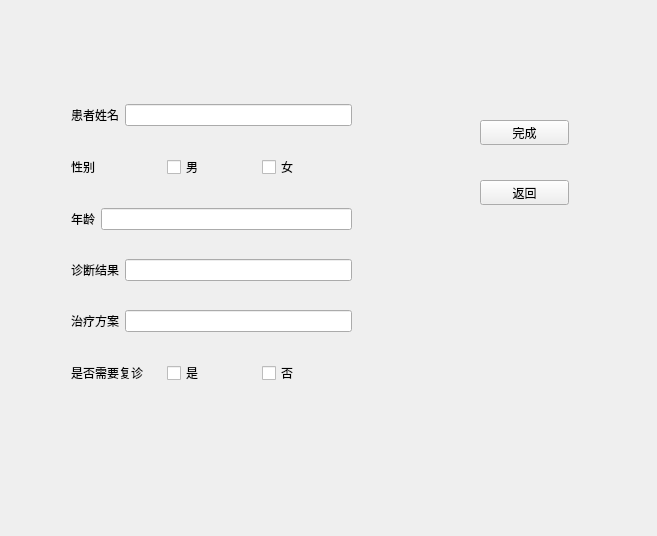
<?xml version="1.0" encoding="UTF-8"?>
<ui version="4.0">
 <class>Form</class>
 <widget class="QWidget" name="Form">
  <property name="geometry">
   <rect>
    <x>0</x>
    <y>0</y>
    <width>657</width>
    <height>536</height>
   </rect>
  </property>
  <property name="windowTitle">
   <string>Form</string>
  </property>
  <widget class="QPushButton" name="pushButton">
   <property name="geometry">
    <rect>
     <x>480</x>
     <y>120</y>
     <width>89</width>
     <height>25</height>
    </rect>
   </property>
   <property name="text">
    <string>完成</string>
   </property>
  </widget>
  <widget class="QPushButton" name="pushButton_2">
   <property name="geometry">
    <rect>
     <x>480</x>
     <y>180</y>
     <width>89</width>
     <height>25</height>
    </rect>
   </property>
   <property name="text">
    <string>返回</string>
   </property>
  </widget>
  <widget class="QWidget" name="">
   <property name="geometry">
    <rect>
     <x>71</x>
     <y>81</y>
     <width>281</width>
     <height>331</height>
    </rect>
   </property>
   <layout class="QVBoxLayout" name="verticalLayout">
    <item>
     <layout class="QHBoxLayout" name="horizontalLayout">
      <item>
       <widget class="QLabel" name="label">
        <property name="text">
         <string>患者姓名</string>
        </property>
       </widget>
      </item>
      <item>
       <widget class="QLineEdit" name="lineEdit"/>
      </item>
     </layout>
    </item>
    <item>
     <layout class="QHBoxLayout" name="horizontalLayout_2">
      <item>
       <widget class="QLabel" name="label_2">
        <property name="text">
         <string>性别</string>
        </property>
       </widget>
      </item>
      <item>
       <widget class="QCheckBox" name="checkBox">
        <property name="text">
         <string>男</string>
        </property>
       </widget>
      </item>
      <item>
       <widget class="QCheckBox" name="checkBox_2">
        <property name="text">
         <string>女</string>
        </property>
       </widget>
      </item>
     </layout>
    </item>
    <item>
     <layout class="QHBoxLayout" name="horizontalLayout_3">
      <item>
       <widget class="QLabel" name="label_3">
        <property name="text">
         <string>年龄</string>
        </property>
       </widget>
      </item>
      <item>
       <widget class="QLineEdit" name="lineEdit_2"/>
      </item>
     </layout>
    </item>
    <item>
     <layout class="QHBoxLayout" name="horizontalLayout_4">
      <item>
       <widget class="QLabel" name="label_4">
        <property name="text">
         <string>诊断结果</string>
        </property>
       </widget>
      </item>
      <item>
       <widget class="QLineEdit" name="lineEdit_3"/>
      </item>
     </layout>
    </item>
    <item>
     <layout class="QHBoxLayout" name="horizontalLayout_5">
      <item>
       <widget class="QLabel" name="label_5">
        <property name="text">
         <string>治疗方案</string>
        </property>
       </widget>
      </item>
      <item>
       <widget class="QLineEdit" name="lineEdit_4"/>
      </item>
     </layout>
    </item>
    <item>
     <layout class="QHBoxLayout" name="horizontalLayout_6">
      <item>
       <widget class="QLabel" name="label_6">
        <property name="text">
         <string>是否需要复诊</string>
        </property>
       </widget>
      </item>
      <item>
       <widget class="QCheckBox" name="checkBox_3">
        <property name="text">
         <string>是</string>
        </property>
       </widget>
      </item>
      <item>
       <widget class="QCheckBox" name="checkBox_4">
        <property name="text">
         <string>否</string>
        </property>
       </widget>
      </item>
     </layout>
    </item>
   </layout>
  </widget>
 </widget>
 <resources/>
 <connections/>
</ui>
